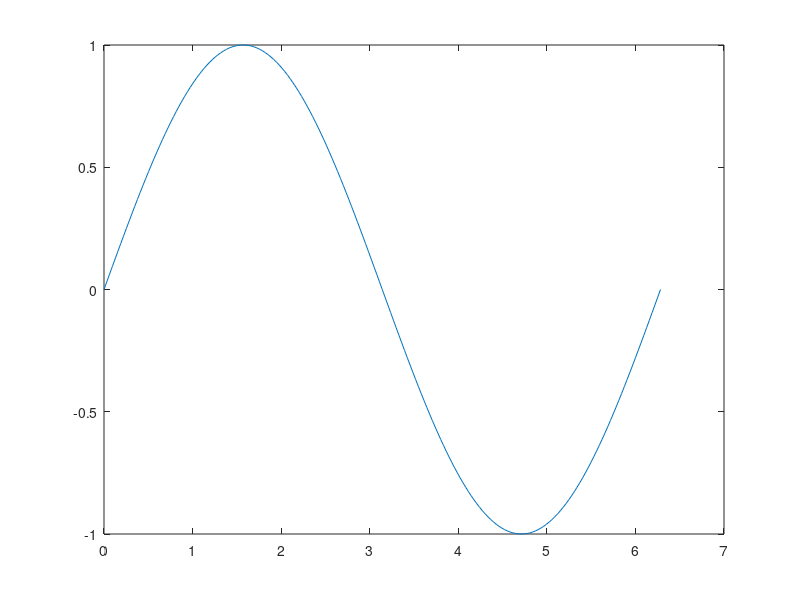
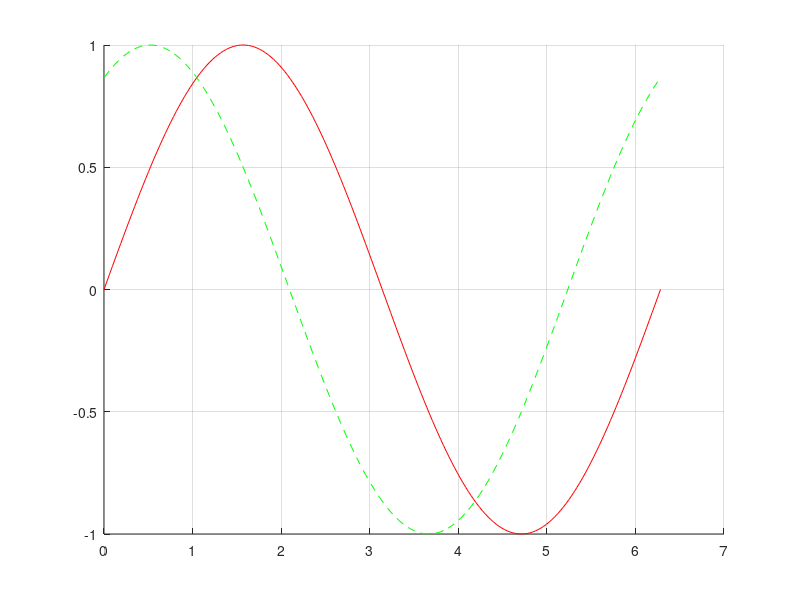
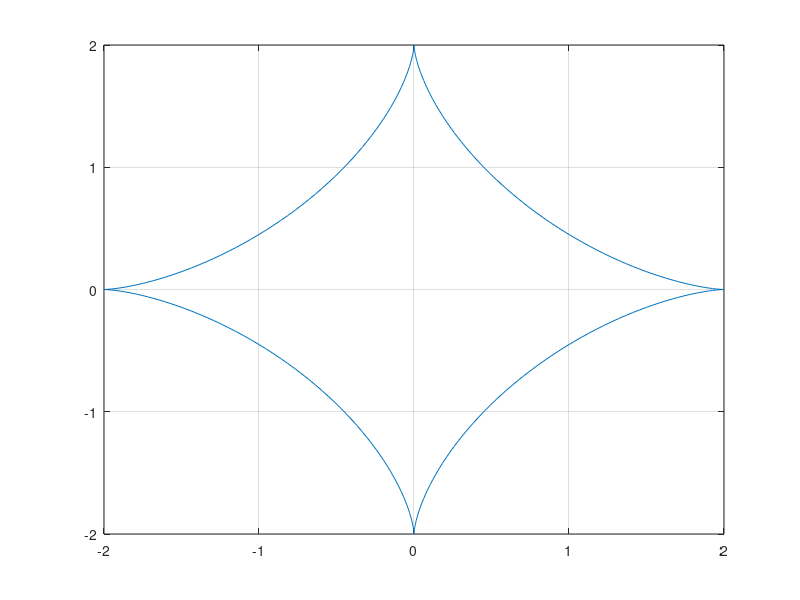
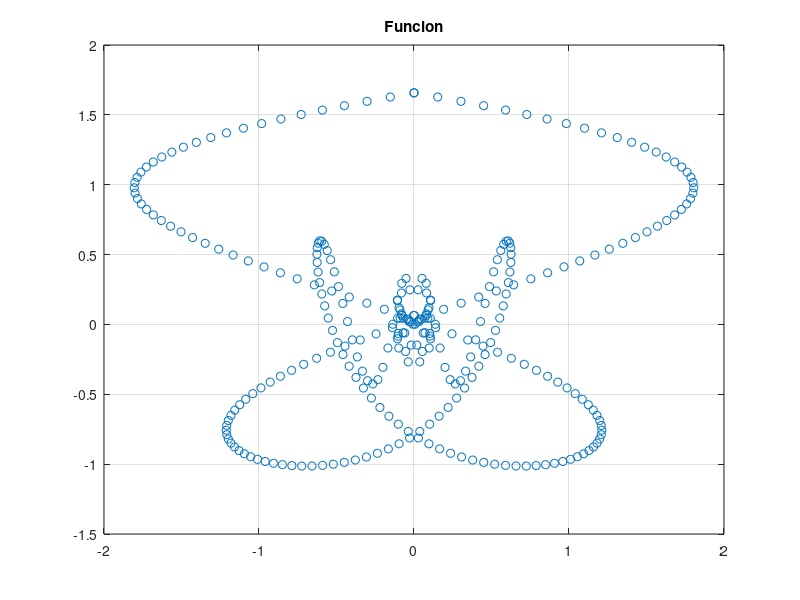

The MATLAB source for these figures, in order: (Note: this script raises an error after producing the figures.)
clear 
clc

% Graficas en 2D
x = 0:pi/100:2*pi; % tambine se puede con x = linspace(0,pi/100,2*pi)
y = sin(x);

figure(1);
plot(x,y);


%Otro ejemplo es 
x1 = linspace(0,2*pi,300);
y1 = sin(x);
z1 = sin(x+ pi/3);

figure(2)
hold on 
plot(x,y1,'r-'), grid on
plot(x,z1,'g--')


% Curvas parametricas 
t = linspace(-pi,pi,300);

figure(3)
plot((2*cos(t).^3),(2*sin(t).^3)), grid on 

figure(4)
plot(((2/3).*t.*cos(7.*t./2)),((2/3).*t.*sin(7./t)),'o'), grid on, title 'Funcion'


% Curvas polares 
theta = linspace(-pi, pi, 100);


r = 7-7*cos(theta);

r1 = 3 - 6*sin(theta);

r2 = sin(6.*theta);

r3 = cos(8.*theta);

r4 = sqrt(5*cos(2.*theta));

figure(5)
polarplot(theta,r,'y-',theta,r1,'m--')


figure(6)
polarplot(theta,r2,':')


figure(7)
polarplot(theta,r3)


%Graficas en 3D
figure(8)
plot3(cos(t),2*cos(t).^2,(1/4)*sin(t)), grid on 


t1 = linspace(-4,3,100);
figure(9)
plot3(2*cos(t1).^3,2*sin(t1).^3,t1,'b'),grid on 


% graficas de la forma z=f(x,y)
[x2,y2] = meshgrid(-5:0.1:5);
z2 = exp(-(x2.^2 + y2.^2));

figure(10)
plot3(x2,y2,z2)

[x3,y3] = meshgrid(-5:.1:5);
z3 = -sqrt(abs(x3.*y3));

figure(11)
surf(x3,y3,z3)


z4 = (y3.^2)/5 - 3 .*abs(x3);

figure(12)
surf(x3,y3,z4)



